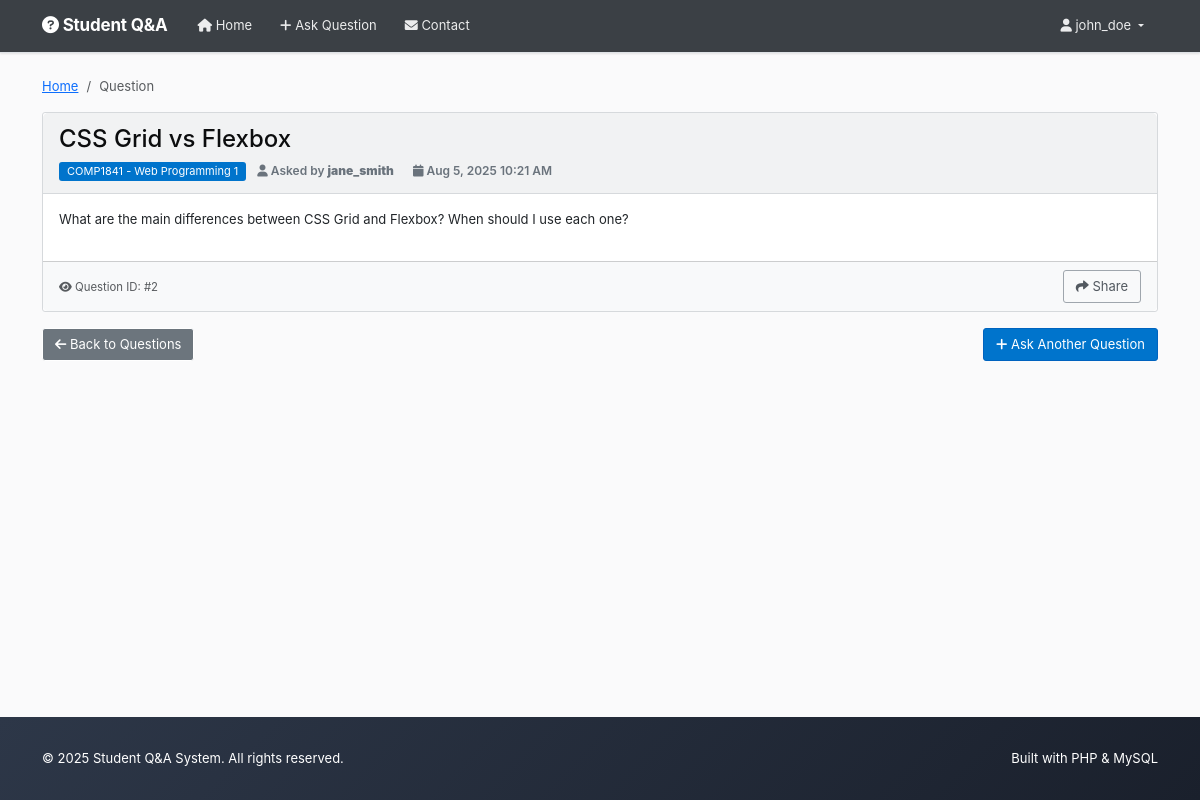
/view_post.php?id=2 (signed in), run on the app's committed database.
### tables this page shows
CREATE TABLE
    posts (
        id INT AUTO_INCREMENT PRIMARY KEY,
        title VARCHAR(200) NOT NULL,
        content TEXT NOT NULL,
        image VARCHAR(255) DEFAULT NULL,
        user_id INT NOT NULL,
        module_id INT NOT NULL,
        created_at TIMESTAMP DEFAULT CURRENT_TIMESTAMP,
        updated_at TIMESTAMP DEFAULT CURRENT_TIMESTAMP ON UPDATE CURRENT_TIMESTAMP,
        FOREIGN KEY (user_id) REFERENCES users (id) ON DELETE CASCADE,
        FOREIGN KEY (module_id) REFERENCES modules (id) ON DELETE CASCADE
    );

CREATE TABLE
    modules (
        id INT AUTO_INCREMENT PRIMARY KEY,
        module_name VARCHAR(100) NOT NULL,
        module_code VARCHAR(20) NOT NULL,
        created_at TIMESTAMP DEFAULT CURRENT_TIMESTAMP
    );

CREATE TABLE
    users (
        id INT AUTO_INCREMENT PRIMARY KEY,
        username VARCHAR(50) UNIQUE NOT NULL,
        email VARCHAR(100) UNIQUE NOT NULL,
        password VARCHAR(255) NOT NULL,
        created_at TIMESTAMP DEFAULT CURRENT_TIMESTAMP
    );

### view_post.php (called while the page is built, shortened)
<?php
require_once 'includes/config.php';
$post_id = (int)$_GET['id'];
try {
    $pdo = getConnection();
    $stmt = $pdo->prepare("
        SELECT p.*, u.username, m.module_name, m.module_code
        FROM posts p
        JOIN users u ON p.user_id = u.id
        JOIN modules m ON p.module_id = m.id
        WHERE p.id = ?
    ");
    $stmt->execute([$post_id]);
    $post = $stmt->fetch();
} catch (PDOException $e) {
    redirect('index.php');
}
include 'templates/header.php';
include 'templates/view_post_template.php';
include 'templates/footer.php';
?>

### includes/config.php (called while the page is built, shortened)
<?php
function isLoggedIn()
{
    return isset($_SESSION['user_id']);
}
?>

### templates/view_post_template.php (the view, shortened to what this page needs)
<div class="row">
    <div class="col-md-12">
        <nav aria-label="breadcrumb">
            <ol class="breadcrumb">
                <li class="breadcrumb-item"><a href="index.php">Home</a></li>
                <li class="breadcrumb-item active">Question</li>
            </ol>
        </nav>
        <div class="card">
            <div class="card-header">
                <div class="d-flex justify-content-between align-items-start">
                    <div class="flex-grow-1">
                        <h4 class="mb-2"><?php echo htmlspecialchars($post['title']); ?></h4>
                        <div class="post-meta">
                            <span class="badge bg-primary me-2">
                                <?php echo htmlspecialchars($post['module_code']); ?> - <?php echo htmlspecialchars($post['module_name']); ?>
                            </span>
                            <br class="d-md-none">
                            <span class="me-3">
                                <i class="fas fa-user"></i> Asked by <strong><?php echo htmlspecialchars($post['username']); ?></strong>
                            </span>
                            <span class="me-3">
                                <i class="fas fa-calendar"></i> <?php echo date('M j, Y g:i A', strtotime($post['created_at'])); ?>
                            </span>
                        </div>
                    </div>
                </div>
            </div>
            <div class="card-body">
                <div class="mb-3">
                    <?php echo nl2br(htmlspecialchars($post['content'])); ?>
                </div>
            </div>
            <div class="card-footer bg-light">
                <div class="d-flex justify-content-between align-items-center">
                    <div class="text-muted">
                        <small>
                            <i class="fas fa-eye"></i> Question ID: #<?php echo $post['id']; ?>
                        </small>
                    </div>
                    <div>
                        <?php if (isLoggedIn()): ?>
                            <button class="btn btn-outline-secondary btn-sm" onclick="shareQuestion()">
                                <i class="fas fa-share"></i> Share
                            </button>
                        <?php endif; ?>
                    </div>
                </div>
            </div>
        </div>
        <div class="mt-3 d-flex justify-content-between">
            <a href="index.php" class="btn btn-secondary">
                <i class="fas fa-arrow-left"></i> Back to Questions
            </a>
            <?php if (isLoggedIn()): ?>
                <a href="add_post.php" class="btn btn-primary">
                    <i class="fas fa-plus"></i> Ask Another Question
                </a>
            <?php endif; ?>
        </div>
    </div>
</div>

### styles.css (style rules this page uses)
:root { --so-orange: #f48024; --so-orange-dark: #da670b; --so-blue: #0074cc; --so-blue-dark: #0063bf; --so-green: #5eba7d; --so-red: #d1383d; --so-yellow: #fff8dc; --so-gray-50: #fafafb; --so-gray-100: #f1f2f3; --so-gray-200: #e3e6e8; --so-gray-300: #d6d9dc; --so-gray-400: #9fa6ad; --so-gray-500: #6a737c; --so-gray-600: #525960; --so-gray-700: #3b4045; --so-gray-800: #2f3337; --so-gray-900: #232629; --so-white: #ffffff; --so-black: #0c0d0e; --shadow-sm: 0 1px 2px rgba(0, 0, 0, 0.05); --shadow-md: 0 1px 3px rgba(0, 0, 0, 0.1); --shadow-lg: 0 4px 6px rgba(0, 0, 0, 0.1); }
body { font-family: -apple-system, BlinkMacSystemFont, "Segoe UI Adjusted", "Segoe UI", "Liberation Sans", sans-serif; line-height: 1.5; background-color: var(--so-gray-50); color: var(--so-black); font-size: 13px; min-height: 100vh; display: flex; flex-direction: column; }
.card { border: 1px solid var(--so-gray-300); background-color: var(--so-white); border-radius: 3px; box-shadow: none; transition: all 0.15s ease; overflow: visible; }
.card-header { background-color: var(--so-gray-100); color: var(--so-black); border-bottom: 1px solid var(--so-gray-300); font-weight: 600; border-radius: 3px 3px 0 0; padding: 12px 16px; font-size: 15px; }
.card-header h1, .card-header h2, .card-header h3, .card-header h4, .card-header h5, .card-header h6 { color: var(--so-black); margin-bottom: 0; }
.post-meta { font-size: 12px; color: var(--so-gray-500); }
.post-meta .badge { font-size: 11px; background-color: var(--so-blue); color: var(--so-white); border: none; padding: 4px 8px; border-radius: 3px; font-weight: 400; }
.btn { font-weight: 400; border-radius: 3px; transition: all 0.1s ease; padding: 8px 12px; border: 1px solid; font-size: 13px; line-height: 1.15384615; }
.btn-primary { background-color: var(--so-blue); border-color: var(--so-blue-dark); color: var(--so-white); }
.btn-outline-secondary { border: 1px solid var(--so-gray-400); color: var(--so-gray-600); background-color: transparent; }
.badge { font-weight: 400; letter-spacing: normal; border-radius: 3px; padding: 4px 8px; font-size: 11px; }
.badge.bg-primary { background-color: var(--so-blue) !important; color: var(--so-white); }

### data on the page
posts: title "CSS Grid vs Flexbox", module.module_code "COMP1841", module.module_name "Web Programming 1", user.username "jane_smith", created_at "Aug 5, 2025 10:21 AM", content "What are the main differences between CSS Grid and Flexbox? When should I use each one?", id "2"

### other printed values
$_SESSION['username'] "john_doe"
